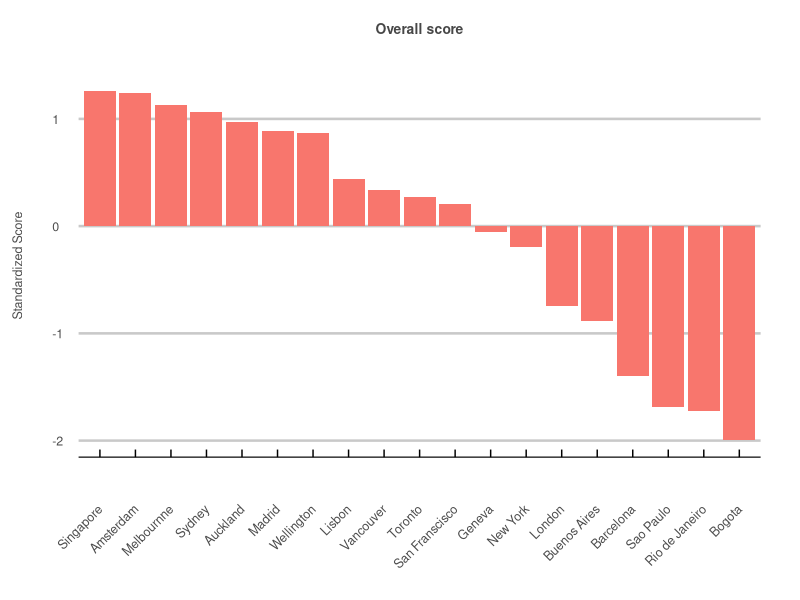
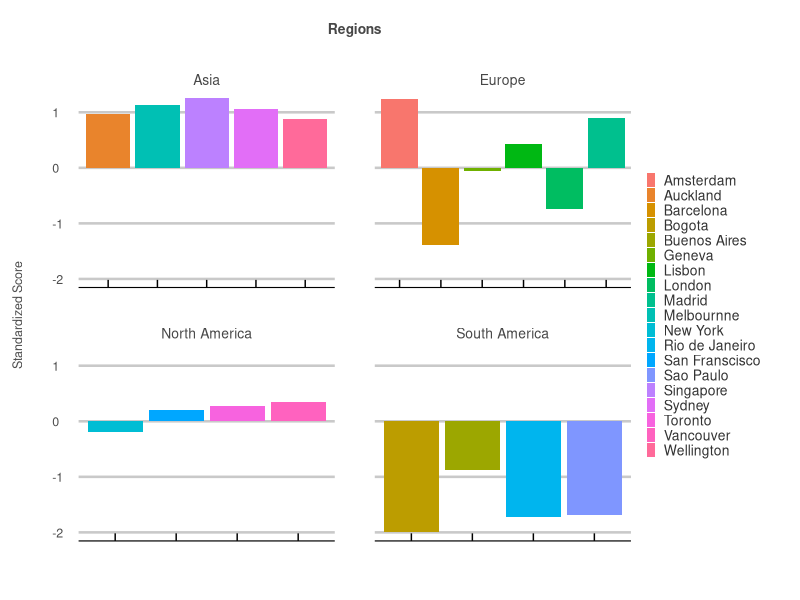
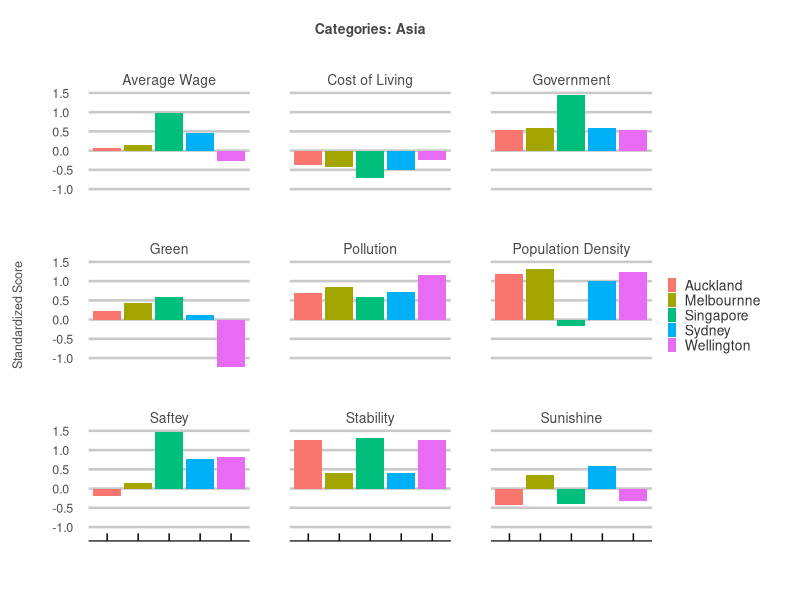
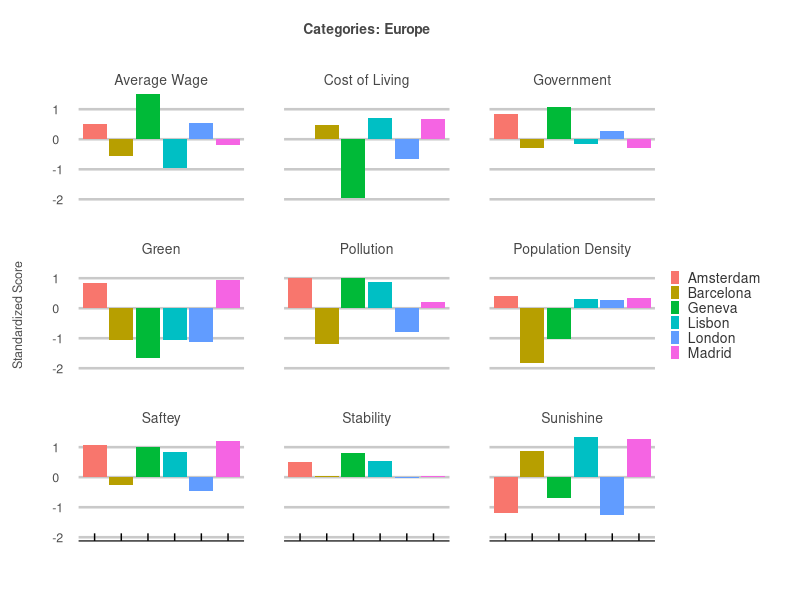
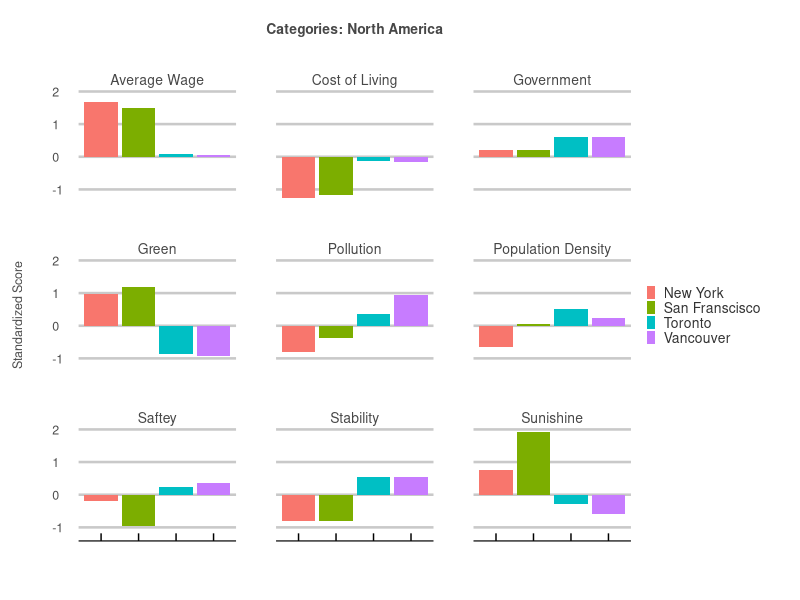
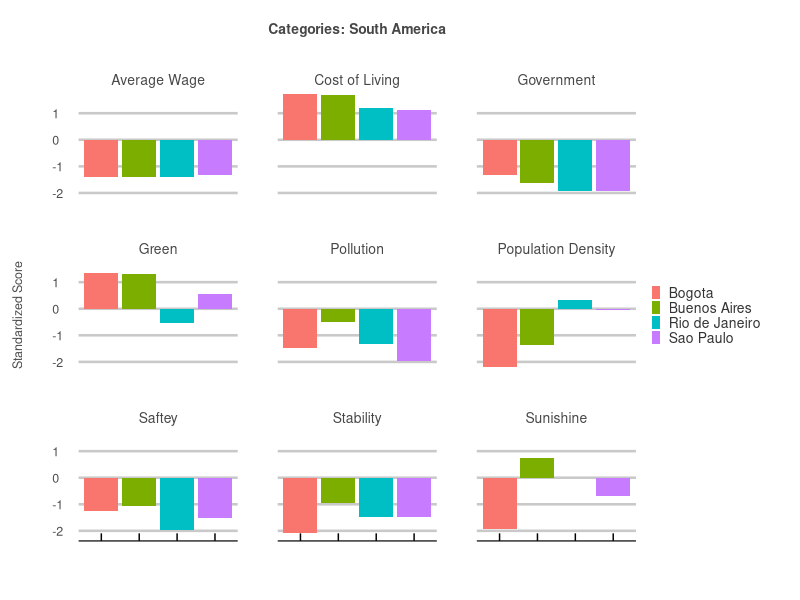

Source code (R) for these figures, in order:
library(tidyverse)
library(dplyr)
library(ggplot2)
library(ggthemes)
library(tidyverse)

# gets the z scores. 
get_z_scores <- function(col) {
  avg <- mean(col)
  sd <- sd(col)
  z_scores <- list()
  for(i in 1:length(col)) {
    z_scores[i] <- (col[i] - avg) / sd
  }
  return(unlist(z_scores))
}

# a list of cities to be analyzed
cities <- c("London", "Barcelona", "Madrid", "Amsterdam", "Geneva", "Lisbon",
            "Vancouver", "Toronto", "New York", "San Franscisco",
            "Singapore", "Wellington", "Auckland", "Sydney", "Melbournne",
            "Buenos Aires", "Bogota", "Rio de Janeiro", "Sao Paulo")


# a list of corresponding regions 
regions <- c(rep("Europe", 6), rep("North America", 4), rep("Asia", 5), rep("South America", 4))


# 1) Wikepedia - km2 - https://www.wikipedia.org/
population_density <- get_z_scores(c(5598, 16000, 5337, 4908, 12000, 5445.7,
                                     5749, 4427.8, 10194, 6655.4,
                                     7804, 900, 1210, 2037, 503.472,
                                     13680, 17755, 5377, 7216.3))

# 2) Numbeo - Average Monthly Net Salary (After Tax) USD - https://www.numbeo.com/cost-of-living/city_price_rankings?itemId=105
average_wage <- get_z_scores(c(4238.68, 2039.94, 2804.49, 4195.81, 6171.96, 1247,
                               3288.54, 3356.11, 6530.28, 6133.08,
                               5117.62, 2644.28, 3326.10, 4109.44, 3465.38,
                               403.17, 364.45, 399.80, 491.76))

# 3) Numbeo - Cost of Living Index - https://www.numbeo.com/cost-of-living/rankings_current.jsp
cost_of_living <- get_z_scores(c(85.5, 59.2, 53.9, 69.9, 116.4, 53.7,
                                 73.9, 73.0, 100.0, 97.7,
                                 87.3, 76.2, 79.2, 82.4, 80.3,
                                 30.0, 29.7, 42.3, 44.1))

# 4) HUGSI - global ranking - https://www.hugsi.green/ranking
green <- get_z_scores(c(91, 96, 239, 233, 53, 95,
                        105, 110, 242, 256,
                        213, 84, 188, 180, 203,
                        264, 267, 134, 211))

# 5) Worldwide Governance Indicators - 2020 Estimate - z scores - https://info.worldbank.org/governance/wgi/
government <- get_z_scores(c(1.38, 0.89, 0.89, 1.85, 2.02, 1.02,
                             1.64, 1.64, 1.32, 1.32,
                             2.34, 1.59, 1.59, 1.62, 1.62,
                             -0.22, 0.04,-0.447, -0.447))

# 6) Numbeo - Safety Index 2023 - https://www.numbeo.com/crime/rankings.jsp
saftey <- get_z_scores(c(46.1, 49.3, 72.5, 70.9, 69.4, 66.9,
                         59.1, 57.3, 50.5, 38.6,
                         76.9, 66.5, 50.7, 65.7, 56.0,
                         36.8, 33.8, 22.4, 29.4))

# 7) Numbeo - pollution index 2023 - https://www.numbeo.com/pollution/rankings.jsp
pollution <- get_z_scores(c(57.7, 65.2, 40.0, 25.1, 25.5, 27.7,
                            26.6, 37.2, 57.9, 50.2,
                            33.0, 22.8, 31.0, 30.5, 28.4,
                            52.4, 70.2, 67.4, 79.0))

# 8) Wikepedia - cities by sunshine duration - https://en.wikipedia.org/wiki/List_of_cities_by_sunshine_duration
sunshine <- get_z_scores(c(1633, 2591, 2769, 1662, 1887, 2806,
                           1937.6, 2066.4, 2534.7, 3061.7,
                           2022.4, 2058.7, 2003.1, 2468.1, 2362.6,
                           2525.2, 1328.0, 2187.3, 1893.5))

# 9) the global economy - Political stability index - https://www.theglobaleconomy.com/rankings/wb_political_stability/
stability <- get_z_scores(c(0.54, 0.58, 0.58, 0.92, 1.13, 0.95,
                            0.94, 0.94, 0, 0,
                            1.49, 1.44, 1.44, 0.85, 0.85,
                            -0.11, -0.91, -0.49, -0.49))


# make bad things negative
population_density <- -population_density
cost_of_living <- -cost_of_living
pollution <- -pollution


# times the most important (psychological/mental health based) factors by 3
adjusted_population_density <- population_density*3
adjusted_green <- green*3
adjusted_pollution <- pollution*3


# times the next most important factors by 2
adjusted_saftey <- saftey*2
adjusted_government <- government*2
adjusted_stability <- stability*2


# a list of non-adjusted indicators to be averaged for a total score (categories plots)
indicators <- c("population_density", "average_wage", "cost_of_living", 
                "green", "government", "saftey", 
                "pollution", "sunshine", "stability")


# a list of adjusted indicators to be averaged for a total score (total score and total score regions plots)
adjusted_indicators <- c("adjusted_population_density", "average_wage", "cost_of_living", 
                         "adjusted_green", "adjusted_government", "adjusted_saftey", 
                         "adjusted_pollution", "sunshine", "adjusted_stability")


# returns the row averages of multiple columns. 
get_avg <- function(z_scores) {
  measures = tibble(z_scores = character())
  for(i in 1:length(z_scores)) {
    measures[i,] = z_scores[i]
  }
  measure_length <- nrow(measures)
  row_length <- length(eval(parse(text=z_scores[1])))
  
  data <- tibble(city=cities)
  for(i in 1:measure_length) {
    data[,i+1] <- eval(parse(text=z_scores[i]))
  }
  avg <- list()
  for(i in 1:row_length) {
    avg[i] <- rowMeans(data[i,-1])
  }
  return(unlist(avg))
}


# creates a dataframe of the non-adjusted data. 
df <- tibble("City" = cities,
             "Region" = regions,
             "Population Density" = population_density,
             "Average Wage" = average_wage,
             "Cost of Living" = cost_of_living,
             "Green" = green,
             "Government" = government,
             "Saftey" = saftey,
             "Pollution" = pollution,
             "Sunishine" = sunshine,
             "Stability" = stability,
             "Total" = get_avg(indicators))


# creates a dataframe of the adjusted data. 
adjusted_df <- tibble("City" = cities,
                      "Region" = regions,
                      "Population Density" = adjusted_population_density,
                      "Average Wage" = average_wage,
                      "Cost of Living" = cost_of_living,
                      "Green" = adjusted_green,
                      "Government" = adjusted_government,
                      "Saftey" = adjusted_saftey,
                      "Pollution" = adjusted_pollution,
                      "Sunishine" = sunshine,
                      "Stability" = adjusted_stability,
                      "Total" = get_avg(adjusted_indicators))


# creates a personal theme for data visualization. 
my_theme <- theme_economist_white(gray_bg = FALSE) +
  theme(plot.title = element_text(hjust = 0.5,
                                  vjust = 10,
                                  size = 10,
                                  color = "#474747"),
        plot.margin = unit(c(1.5, 1, 1.5, 1), "cm"),
        axis.text = element_text(size = 9,
                                 color = "gray30"),
        axis.text.x=element_text(vjust = -2.5),
        axis.title.x = element_text(size = 9,
                                    color = "gray30",
                                    vjust = -10),
        axis.title.y = element_text(size = 9,
                                    color = "gray30",
                                    vjust = 10),
        legend.direction = "vertical", 
        legend.position = "right",
        legend.title = element_blank(),
        legend.text = element_text(size = 10,
                                   color = "gray20"),
        legend.margin=margin(0, 0, 0, 0),
        legend.spacing.x = unit(0.5, "cm"),
        legend.key.size = unit(0.25, "cm"), 
        legend.key.height = unit(0.25, "cm"),
        strip.text = element_text(hjust = 0.5,
                                  vjust = 1,
                                  size = 10,
                                  color = "#474747"),
        panel.spacing = unit(2, "lines"))


# total score 
adjusted_df %>%
  ggplot(aes(x = reorder(City, -Total), y=Total, fill = "red")) +
  geom_bar(stat = "identity", position = "dodge") +
  ggtitle("Overall score") +
  ylab("Standardized Score") +
  my_theme + 
  theme(axis.title.x=element_blank(),
        legend.position="none",
        axis.text.x = element_text(angle = 45, vjust = 0.5, hjust=1))



# total score regions
adjusted_df %>%
  ggplot(aes(x = City, y = Total, fill = City)) +
  geom_bar(stat = "identity", position = "dodge") +
  ggtitle("Regions") +
  ylab("Standardized Score") +
  facet_wrap(~Region, scales = "free_x") +
  my_theme + 
  theme(axis.title.x=element_blank(),
        axis.text.x = element_blank())



# categories Asia 
df %>%
  filter(Region == "Asia") %>%
  gather(key = "category", value = "value", -c("City","Region", "Total")) %>%
  ggplot(aes(x = City, y = value, fill = City)) +
  geom_bar(stat = "identity", position = "dodge") +
  ggtitle("Categories: Asia") +
  ylab("Standardized Score") +
  facet_wrap(~category) +
  my_theme + 
  theme(axis.title.x=element_blank(),
        axis.text.x = element_blank())
 

# categories Europe 
df %>%
  filter(Region == "Europe") %>%
  gather(key = "category", value = "value", -c("City","Region", "Total")) %>%
  ggplot(aes(x = City, y = value, fill = City)) +
  geom_bar(stat = "identity", position = "dodge") +
  ggtitle("Categories: Europe") +
  ylab("Standardized Score") +
  facet_wrap(~category) +
  my_theme + 
  theme(axis.title.x=element_blank(),
        axis.text.x = element_blank())


# categories North America 
df %>%
  filter(Region == "North America") %>%
  gather(key = "category", value = "value", -c("City","Region", "Total")) %>%
  ggplot(aes(x = City, y = value, fill = City)) +
  geom_bar(stat = "identity", position = "dodge") +
  ggtitle("Categories: North America") +
  ylab("Standardized Score") +
  facet_wrap(~category) +
  my_theme + 
  theme(axis.title.x=element_blank(),
        axis.text.x = element_blank())


# categories South America 
df %>%
  filter(Region == "South America") %>%
  gather(key = "category", value = "value", -c("City","Region", "Total")) %>%
  ggplot(aes(x = City, y = value, fill = City)) +
  geom_bar(stat = "identity", position = "dodge") +
  ggtitle("Categories: South America") +
  ylab("Standardized Score") +
  facet_wrap(~category) +
  my_theme + 
  theme(axis.title.x=element_blank(),
        axis.text.x = element_blank())



